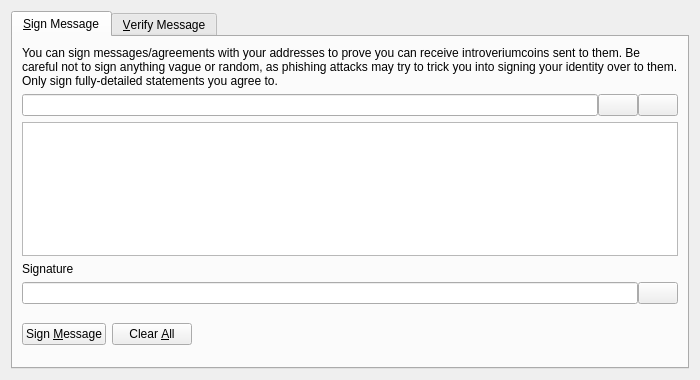
<?xml version="1.0" encoding="UTF-8"?>
<ui version="4.0">
 <class>SignVerifyMessageDialog</class>
 <widget class="QDialog" name="SignVerifyMessageDialog">
  <property name="geometry">
   <rect>
    <x>0</x>
    <y>0</y>
    <width>700</width>
    <height>380</height>
   </rect>
  </property>
  <property name="windowTitle">
   <string>Signatures - Sign / Verify a Message</string>
  </property>
  <property name="modal">
   <bool>true</bool>
  </property>
  <layout class="QVBoxLayout" name="verticalLayout">
   <item>
    <widget class="QTabWidget" name="tabWidget">
     <property name="currentIndex">
      <number>0</number>
     </property>
     <widget class="QWidget" name="tabSignMessage">
      <attribute name="title">
       <string>&amp;Sign Message</string>
      </attribute>
      <layout class="QVBoxLayout" name="verticalLayout_SM">
       <item>
        <widget class="QLabel" name="infoLabel_SM">
         <property name="text">
          <string>You can sign messages/agreements with your addresses to prove you can receive introveriumcoins sent to them. Be careful not to sign anything vague or random, as phishing attacks may try to trick you into signing your identity over to them. Only sign fully-detailed statements you agree to.</string>
         </property>
         <property name="textFormat">
          <enum>Qt::PlainText</enum>
         </property>
         <property name="wordWrap">
          <bool>true</bool>
         </property>
        </widget>
       </item>
       <item>
        <layout class="QHBoxLayout" name="horizontalLayout_1_SM">
         <property name="spacing">
          <number>0</number>
         </property>
         <item>
          <widget class="QValidatedLineEdit" name="addressIn_SM">
           <property name="toolTip">
            <string>The Introveriumcoin address to sign the message with</string>
           </property>
          </widget>
         </item>
         <item>
          <widget class="QPushButton" name="addressBookButton_SM">
           <property name="toolTip">
            <string>Choose previously used address</string>
           </property>
           <property name="text">
            <string/>
           </property>
           <property name="icon">
            <iconset resource="../bitcoin.qrc">
             <normaloff>:/icons/address-book</normaloff>:/icons/address-book</iconset>
           </property>
           <property name="shortcut">
            <string>Alt+A</string>
           </property>
           <property name="autoDefault">
            <bool>false</bool>
           </property>
          </widget>
         </item>
         <item>
          <widget class="QPushButton" name="pasteButton_SM">
           <property name="toolTip">
            <string>Paste address from clipboard</string>
           </property>
           <property name="text">
            <string/>
           </property>
           <property name="icon">
            <iconset resource="../bitcoin.qrc">
             <normaloff>:/icons/editpaste</normaloff>:/icons/editpaste</iconset>
           </property>
           <property name="shortcut">
            <string>Alt+P</string>
           </property>
           <property name="autoDefault">
            <bool>false</bool>
           </property>
          </widget>
         </item>
        </layout>
       </item>
       <item>
        <widget class="QPlainTextEdit" name="messageIn_SM">
         <property name="toolTip">
          <string>Enter the message you want to sign here</string>
         </property>
        </widget>
       </item>
       <item>
        <widget class="QLabel" name="signatureLabel_SM">
         <property name="text">
          <string>Signature</string>
         </property>
         <property name="textFormat">
          <enum>Qt::PlainText</enum>
         </property>
        </widget>
       </item>
       <item>
        <layout class="QHBoxLayout" name="horizontalLayout_2_SM">
         <property name="spacing">
          <number>0</number>
         </property>
         <item>
          <widget class="QLineEdit" name="signatureOut_SM">
           <property name="font">
            <font>
             <italic>true</italic>
            </font>
           </property>
           <property name="readOnly">
            <bool>true</bool>
           </property>
          </widget>
         </item>
         <item>
          <widget class="QPushButton" name="copySignatureButton_SM">
           <property name="toolTip">
            <string>Copy the current signature to the system clipboard</string>
           </property>
           <property name="text">
            <string/>
           </property>
           <property name="icon">
            <iconset resource="../bitcoin.qrc">
             <normaloff>:/icons/editcopy</normaloff>:/icons/editcopy</iconset>
           </property>
           <property name="autoDefault">
            <bool>false</bool>
           </property>
          </widget>
         </item>
        </layout>
       </item>
       <item>
        <layout class="QHBoxLayout" name="horizontalLayout_3_SM">
         <item>
          <widget class="QPushButton" name="signMessageButton_SM">
           <property name="toolTip">
            <string>Sign the message to prove you own this Introveriumcoin address</string>
           </property>
           <property name="text">
            <string>Sign &amp;Message</string>
           </property>
           <property name="icon">
            <iconset resource="../bitcoin.qrc">
             <normaloff>:/icons/edit</normaloff>:/icons/edit</iconset>
           </property>
           <property name="autoDefault">
            <bool>false</bool>
           </property>
          </widget>
         </item>
         <item>
          <widget class="QPushButton" name="clearButton_SM">
           <property name="toolTip">
            <string>Reset all sign message fields</string>
           </property>
           <property name="text">
            <string>Clear &amp;All</string>
           </property>
           <property name="icon">
            <iconset resource="../bitcoin.qrc">
             <normaloff>:/icons/remove</normaloff>:/icons/remove</iconset>
           </property>
           <property name="autoDefault">
            <bool>false</bool>
           </property>
          </widget>
         </item>
         <item>
          <spacer name="horizontalSpacer_1_SM">
           <property name="orientation">
            <enum>Qt::Horizontal</enum>
           </property>
           <property name="sizeHint" stdset="0">
            <size>
             <width>40</width>
             <height>48</height>
            </size>
           </property>
          </spacer>
         </item>
         <item>
          <widget class="QLabel" name="statusLabel_SM">
           <property name="font">
            <font>
             <weight>75</weight>
             <bold>true</bold>
            </font>
           </property>
           <property name="text">
            <string/>
           </property>
           <property name="wordWrap">
            <bool>true</bool>
           </property>
          </widget>
         </item>
         <item>
          <spacer name="horizontalSpacer_2_SM">
           <property name="orientation">
            <enum>Qt::Horizontal</enum>
           </property>
           <property name="sizeHint" stdset="0">
            <size>
             <width>40</width>
             <height>48</height>
            </size>
           </property>
          </spacer>
         </item>
        </layout>
       </item>
      </layout>
     </widget>
     <widget class="QWidget" name="tabVerifyMessage">
      <attribute name="title">
       <string>&amp;Verify Message</string>
      </attribute>
      <layout class="QVBoxLayout" name="verticalLayout_VM">
       <item>
        <widget class="QLabel" name="infoLabel_VM">
         <property name="text">
          <string>Enter the receiver's address, message (ensure you copy line breaks, spaces, tabs, etc. exactly) and signature below to verify the message. Be careful not to read more into the signature than what is in the signed message itself, to avoid being tricked by a man-in-the-middle attack. Note that this only proves the signing party receives with the address, it cannot prove sendership of any transaction!</string>
         </property>
         <property name="textFormat">
          <enum>Qt::PlainText</enum>
         </property>
         <property name="alignment">
          <set>Qt::AlignLeading|Qt::AlignLeft|Qt::AlignTop</set>
         </property>
         <property name="wordWrap">
          <bool>true</bool>
         </property>
        </widget>
       </item>
       <item>
        <layout class="QHBoxLayout" name="horizontalLayout_1_VM">
         <property name="spacing">
          <number>0</number>
         </property>
         <item>
          <widget class="QValidatedLineEdit" name="addressIn_VM">
           <property name="toolTip">
            <string>The Introveriumcoin address the message was signed with</string>
           </property>
          </widget>
         </item>
         <item>
          <widget class="QPushButton" name="addressBookButton_VM">
           <property name="toolTip">
            <string>Choose previously used address</string>
           </property>
           <property name="text">
            <string/>
           </property>
           <property name="icon">
            <iconset resource="../bitcoin.qrc">
             <normaloff>:/icons/address-book</normaloff>:/icons/address-book</iconset>
           </property>
           <property name="shortcut">
            <string>Alt+A</string>
           </property>
           <property name="autoDefault">
            <bool>false</bool>
           </property>
          </widget>
         </item>
        </layout>
       </item>
       <item>
        <widget class="QPlainTextEdit" name="messageIn_VM"/>
       </item>
       <item>
        <widget class="QValidatedLineEdit" name="signatureIn_VM"/>
       </item>
       <item>
        <layout class="QHBoxLayout" name="horizontalLayout_2_VM">
         <item>
          <widget class="QPushButton" name="verifyMessageButton_VM">
           <property name="toolTip">
            <string>Verify the message to ensure it was signed with the specified Introveriumcoin address</string>
           </property>
           <property name="text">
            <string>Verify &amp;Message</string>
           </property>
           <property name="icon">
            <iconset resource="../bitcoin.qrc">
             <normaloff>:/icons/transaction_0</normaloff>:/icons/transaction_0</iconset>
           </property>
           <property name="autoDefault">
            <bool>false</bool>
           </property>
          </widget>
         </item>
         <item>
          <widget class="QPushButton" name="clearButton_VM">
           <property name="toolTip">
            <string>Reset all verify message fields</string>
           </property>
           <property name="text">
            <string>Clear &amp;All</string>
           </property>
           <property name="icon">
            <iconset resource="../bitcoin.qrc">
             <normaloff>:/icons/remove</normaloff>:/icons/remove</iconset>
           </property>
           <property name="autoDefault">
            <bool>false</bool>
           </property>
          </widget>
         </item>
         <item>
          <spacer name="horizontalSpacer_1_VM">
           <property name="orientation">
            <enum>Qt::Horizontal</enum>
           </property>
           <property name="sizeHint" stdset="0">
            <size>
             <width>40</width>
             <height>48</height>
            </size>
           </property>
          </spacer>
         </item>
         <item>
          <widget class="QLabel" name="statusLabel_VM">
           <property name="font">
            <font>
             <weight>75</weight>
             <bold>true</bold>
            </font>
           </property>
           <property name="text">
            <string/>
           </property>
           <property name="wordWrap">
            <bool>true</bool>
           </property>
          </widget>
         </item>
         <item>
          <spacer name="horizontalSpacer_2_VM">
           <property name="orientation">
            <enum>Qt::Horizontal</enum>
           </property>
           <property name="sizeHint" stdset="0">
            <size>
             <width>40</width>
             <height>48</height>
            </size>
           </property>
          </spacer>
         </item>
        </layout>
       </item>
      </layout>
     </widget>
    </widget>
   </item>
  </layout>
 </widget>
 <customwidgets>
  <customwidget>
   <class>QValidatedLineEdit</class>
   <extends>QLineEdit</extends>
   <header>qt/qvalidatedlineedit.h</header>
  </customwidget>
 </customwidgets>
 <resources>
  <include location="../bitcoin.qrc"/>
 </resources>
 <connections/>
</ui>
